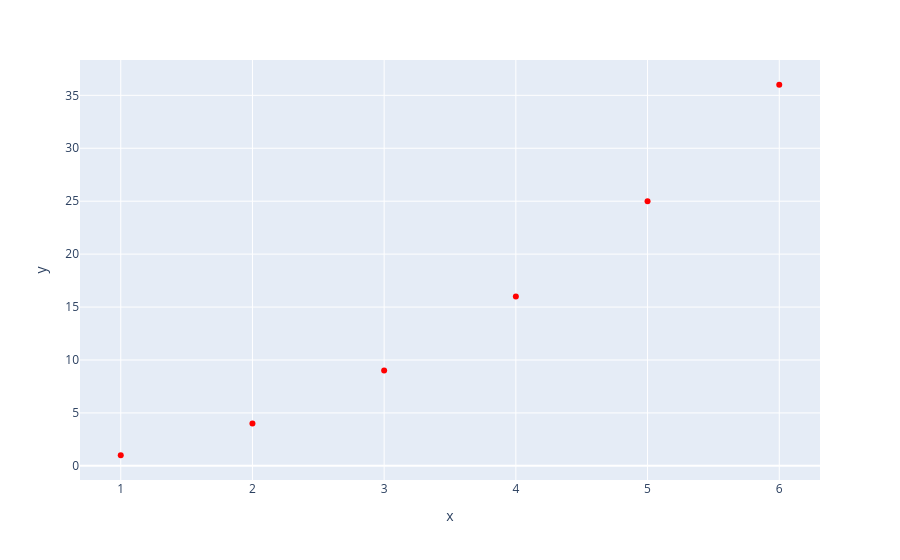

Notebook source saved alongside this figure:
### Code cell
# 通过 update_traces 函数更新
scatter.update_traces(marker=dict(color='red'))
scatter.show(width=200, height=400)

### Figure 1 — Plotly figure (JSON) as saved in the notebook; plotly's stock layout.template omitted (floating-point values rounded to 4 significant figures)
{"data": [{"hovertemplate": "x=%{x}<br>y=%{y}<extra></extra>", "legendgroup": "", "marker": {"color": "red", "symbol": "circle"}, "mode": "markers", "name": "", "orientation": "v", "showlegend": false, "type": "scatter", "x": [1, 2, 3, 4, 5, 6], "xaxis": "x", "y": [1, 4, 9, 16, 25, 36], "yaxis": "y"}], "layout": {"autosize": true, "legend": {"tracegroupgap": 0}, "margin": {"t": 60}, "xaxis": {"anchor": "y", "autorange": true, "domain": [0, 1], "range": [0.7037, 6.296], "title": {"text": "x"}, "type": "linear"}, "yaxis": {"anchor": "x", "autorange": true, "domain": [0, 1], "range": [-1.71, 38.71], "title": {"text": "y"}, "type": "linear"}}}
